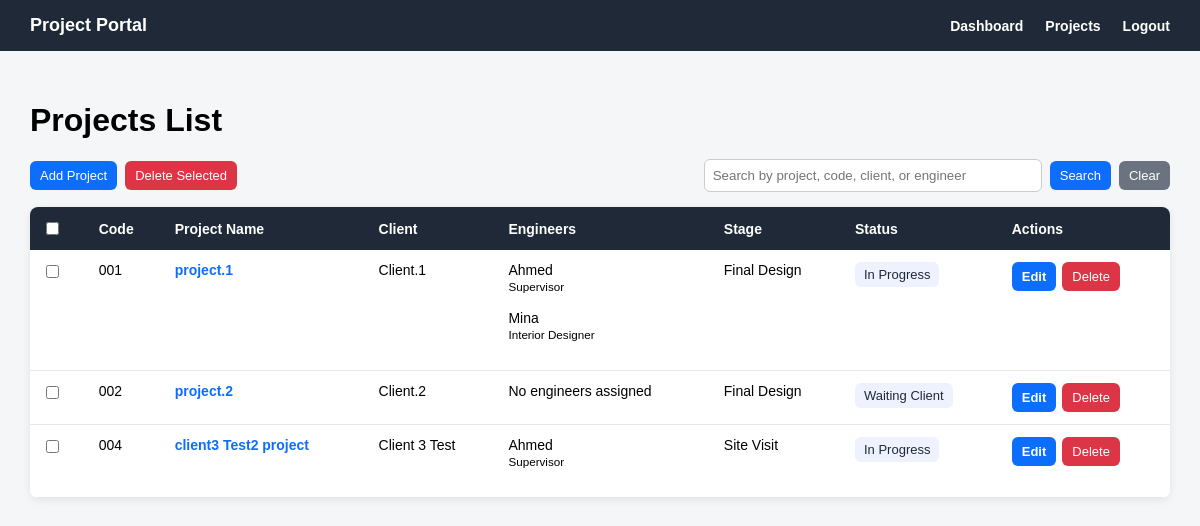
/projects/ (signed in), run on an earlier commit of the app's database.
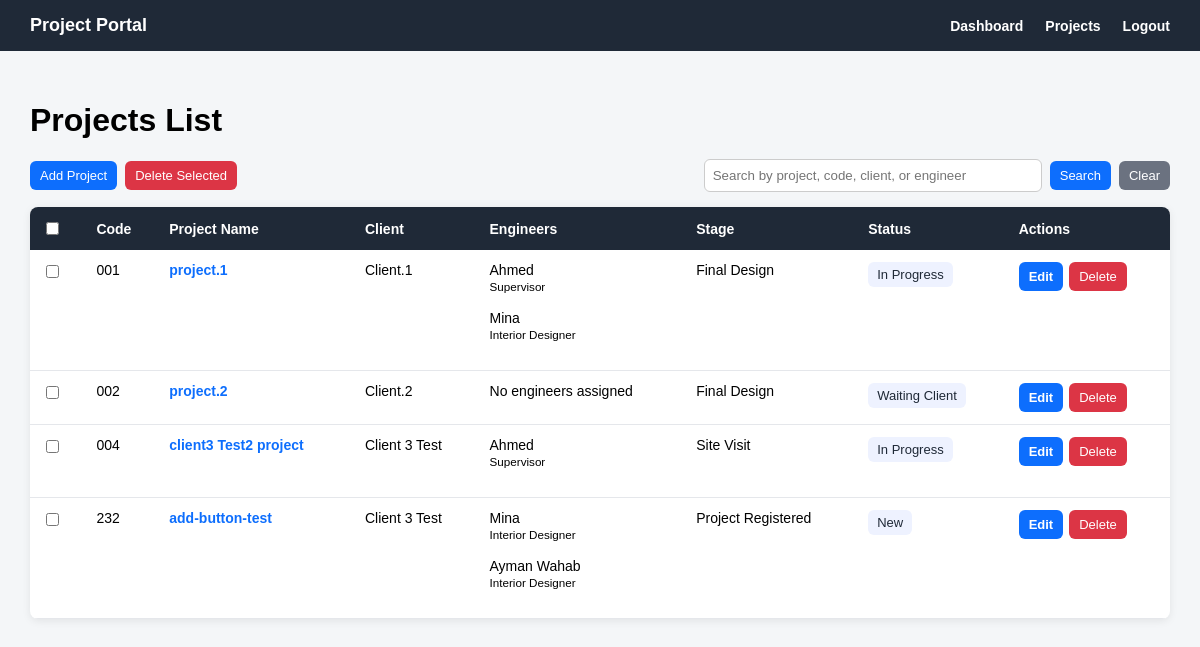
And on a later commit of the database.
### projects/models.py (models this page shows, shortened)
class Project(models.Model):
    class Status(models.TextChoices):
        NEW = 'NEW', 'New'
        IN_PROGRESS = 'IN_PROGRESS', 'In Progress'
        WAITING_CLIENT = 'WAITING_CLIENT', 'Waiting Client'
        COMPLETED = 'COMPLETED', 'Completed'
        CANCELLED = 'CANCELLED', 'Cancelled'
    class Stage(models.TextChoices):
        PROJECT_REGISTERED = 'PROJECT_REGISTERED', 'Project Registered'
        REQUIREMENTS_COLLECTED = 'REQUIREMENTS_COLLECTED', 'Requirements Collected'
        SITE_VISIT = 'SITE_VISIT', 'Site Visit'
        CONCEPT_DESIGN = 'CONCEPT_DESIGN', 'Concept Design'
        CLIENT_REVIEW = 'CLIENT_REVIEW', 'Client Review'
        REVISIONS = 'REVISIONS', 'Revisions'
        FINAL_DESIGN = 'FINAL_DESIGN', 'Final Design'
        DRAWINGS_PREPARATION = 'DRAWINGS_PREPARATION', 'Drawings Preparation'
        MUNICIPALITY_SUBMISSION = 'MUNICIPALITY_SUBMISSION', 'Municipality Submission'
        APPROVAL_STAGE = 'APPROVAL_STAGE', 'Approval Stage'
        SUPERVISION_EXECUTION = 'SUPERVISION_EXECUTION', 'Supervision / Execution'
        COMPLETED = 'COMPLETED', 'Completed'
    project_name = models.CharField(max_length=200)
    project_code = models.CharField(max_length=50, unique=True)
    client = models.ForeignKey(
        Client,
        on_delete=models.CASCADE,
        related_name='projects'
    )
    assigned_engineers = models.ManyToManyField(
        Engineer,
        blank=True,
        related_name='projects'
    )
    project_type = models.CharField(max_length=100, blank=True, null=True)
    location = models.CharField(max_length=200, blank=True, null=True)
    start_date = models.DateField(blank=True, null=True)
    expected_end_date = models.DateField(blank=True, null=True)
    current_stage = models.CharField(
        max_length=50,
        choices=Stage.choices,
        default=Stage.PROJECT_REGISTERED
    )
    status = models.CharField(
        max_length=30,
        choices=Status.choices,
        default=Status.NEW
    )
    description = models.TextField(blank=True, null=True)
    created_at = models.DateTimeField(auto_now_add=True)

### clients/models.py (models this page shows)
class Client(models.Model):
    user = models.OneToOneField(
        settings.AUTH_USER_MODEL,
        on_delete=models.CASCADE,
        related_name='client_profile',
        blank=True,
        null=True
    )
    client_name = models.CharField(max_length=150)
    company_name = models.CharField(max_length=150, blank=True, null=True)
    phone = models.CharField(max_length=30)
    email = models.EmailField(blank=True, null=True)
    address = models.TextField(blank=True, null=True)
    is_active = models.BooleanField(default=True)
    created_at = models.DateTimeField(auto_now_add=True)
    def __str__(self):
        return self.client_name

### engineers/models.py (models this page shows, shortened)
class Engineer(models.Model):
    class Department(models.TextChoices):
        INTERIOR_DESIGNER = 'INTERIOR_DESIGNER', 'Interior Designer'
        MECHANICAL_ENGINEER = 'MECHANICAL_ENGINEER', 'Mechanical Engineer'
        ELECTRICAL_ENGINEER = 'ELECTRICAL_ENGINEER', 'Electrical Engineer'
        SUPERVISOR = 'SUPERVISOR', 'Supervisor'
        ARCHITECT = 'ARCHITECT', 'Architect'
    user = models.OneToOneField(
        settings.AUTH_USER_MODEL,
        on_delete=models.CASCADE,
        related_name='engineer_profile'
    )
    engineer_name = models.CharField(max_length=150)
    department = models.CharField(
        max_length=50,
        choices=Department.choices,
        blank=True,
        null=True
    )
    phone = models.CharField(max_length=30, blank=True, null=True)
    email = models.EmailField(blank=True, null=True)
    specialization = models.CharField(max_length=150, blank=True, null=True)
    is_active = models.BooleanField(default=True)
    created_at = models.DateTimeField(auto_now_add=True)

### projects/views.py (the view)
# urls.py: path('', project_list_view, name='project_list'),
@login_required
def project_list_view(request):
    if request.user.role == 'ADMIN':
        projects = Project.objects.all()
    elif request.user.role == 'ENGINEER':
        projects = Project.objects.filter(
            assigned_engineers__user=request.user
        )
    elif request.user.role == 'CLIENT':
        projects = Project.objects.filter(
            client__user=request.user
        )
    else:
        projects = Project.objects.none()
    status_filter = request.GET.get('status')
    search_query = request.GET.get('q')
    if status_filter: projects = projects.filter(status=status_filter)
    if search_query: projects = projects.filter(
        Q(project_name__icontains=search_query) |
        Q(project_code__icontains=search_query) |
        Q(client__client_name__icontains=search_query) |
        Q(assigned_engineers__engineer_name__icontains=search_query)
    ).distinct()
    return render(request, 'projects/project_list.html', {
    'projects': projects,
    'status_filter': status_filter,
    'search_query': search_query,
})

### templates/projects/project_list.html (shortened to what the changed rows need)
{% extends 'base.html' %}
{% block content %}
<div class="page-header">
    <h1>Projects List</h1>
</div>
{% if projects %}
    <form method="post"
          action="{% url 'projects:project_bulk_delete' %}"
          onsubmit="return confirm('Are you sure you want to delete the selected projects?');">
        <table class="projects-table">
            <tr>
                {% if request.user.role == 'ADMIN' %}
                    <th>
                       <input type="checkbox" onclick="toggleProjectCheckboxes(this)">
                    </th>
                {% endif %}
                <th>Code</th>
                <th>Project Name</th>
                <th>Client</th>
                <th>Engineers</th>
                <th>Stage</th>
                <th>Status</th>
                {% if request.user.role == 'ADMIN' %}
                    <th>Actions</th>
                {% endif %}
            </tr>
            {% for project in projects %}
                <tr>
                    {% if request.user.role == 'ADMIN' %}
                        <td>
                            <input type="checkbox" name="selected_projects" value="{{ project.pk }}">
                        </td>
                    {% endif %}
                    <td>{{ project.project_code }}</td>
                    <td>
                        <a href="{% url 'projects:project_detail' project.pk %}">
                            {{ project.project_name }}
                        </a>
                    </td>
                    <td>{{ project.client }}</td>
                    <td>
                        {% for engineer in project.assigned_engineers.all %}
                            {{ engineer.engineer_name }}
                            {% if engineer.department %}
                                <br>
                                <small>{{ engineer.get_department_display }}</small>
                            {% endif %}
                            <br><br>
                        {% empty %}
                            No engineers assigned
                        {% endfor %}
                    </td>
                    <td>{{ project.get_current_stage_display }}</td>
                    <td>
                        <span class="status-badge">
                            {{ project.get_status_display }}
                        </span>
                    </td>
                    {% if request.user.role == 'ADMIN' %}
                        <td>
                            <div class="table-actions">
                                <a href="{% url 'projects:project_edit' project.pk %}" class="btn btn-primary">
                                    Edit
                                </a>
                                <form method="post"
                                      action="{% url 'projects:project_delete' project.pk %}"
                                      style="margin: 0;"
                                      onsubmit="return confirm('Are you sure you want to delete this project?');">
                                    <button type="submit" class="btn btn-danger">
                                        Delete
                                    </button>
                                </form>
                            </div>
                        </td>
                    {% endif %}
                </tr>
            {% endfor %}
        </table>
    </form>
{% endif %}
{% endblock %}

What changed in the data, as far as the page shows it:
added Project: project_code "232", project_name "add-button-test", client "Client 3 Test", current_stage "Project Registered", status "New", Engineer (engineer_name "Mina", department "Interior Designer")
now on this page (row unchanged): Engineer: engineer_name "Ayman Wahab", department "Interior Designer", shown under "232"
